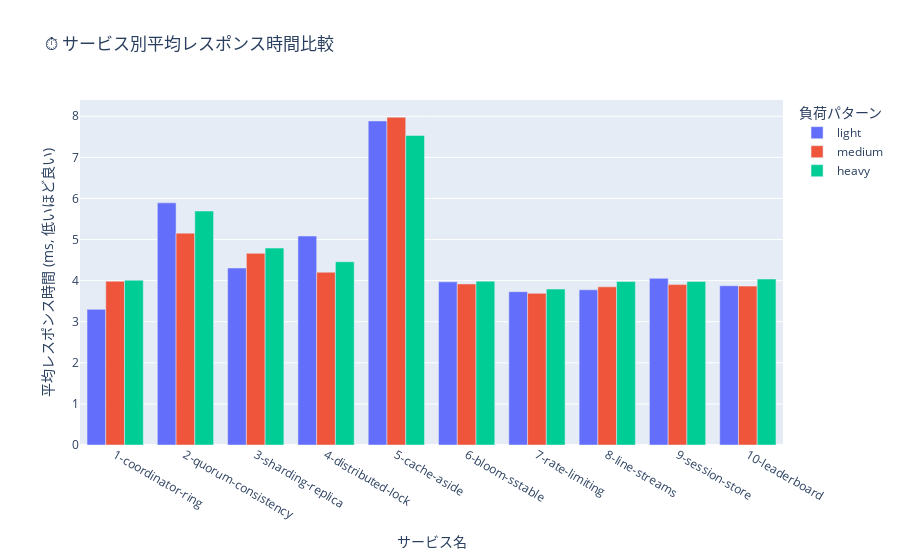

The notebook cell this image was saved under:
### Code cell
if df_results is not None:
    fig = px.bar(
        df_results,
        x='service_name',
        y='avg_response_time',
        color='pattern_name',
        barmode='group',
        title='⏱️ サービス別平均レスポンス時間比較',
        labels={'service_name': 'サービス名', 'avg_response_time': '平均レスポンス時間 (ms)', 'pattern_name': '負荷パターン'},
        category_orders={'pattern_name': ['light', 'medium', 'heavy']}
    )
    fig.update_layout(xaxis_title="サービス名", yaxis_title="平均レスポンス時間 (ms, 低いほど良い)")
    fig.show()
else:
    print("データがありません。")

### Figure 1 — Plotly figure (JSON) as saved in the notebook; plotly's stock layout.template omitted (floating-point values rounded to 4 significant figures)
{"data": [{"alignmentgroup": "True", "hovertemplate": "負荷パターン=light<br>サービス名=%{x}<br>平均レスポンス時間 (ms)=%{y}<extra></extra>", "legendgroup": "light", "marker": {"color": "#636efa", "pattern": {"shape": ""}}, "name": "light", "offsetgroup": "light", "orientation": "v", "showlegend": true, "textposition": "auto", "type": "bar", "x": ["1-coordinator-ring", "2-quorum-consistency", "3-sharding-replica", "4-distributed-lock", "5-cache-aside", "6-bloom-sstable", "7-rate-limiting", "8-line-streams", "9-session-store", "10-leaderboard"], "xaxis": "x", "y": [3.301, 5.893, 4.308, 5.085, 7.886, 3.971, 3.731, 3.777, 4.056, 3.875], "yaxis": "y"}, {"alignmentgroup": "True", "hovertemplate": "負荷パターン=medium<br>サービス名=%{x}<br>平均レスポンス時間 (ms)=%{y}<extra></extra>", "legendgroup": "medium", "marker": {"color": "#EF553B", "pattern": {"shape": ""}}, "name": "medium", "offsetgroup": "medium", "orientation": "v", "showlegend": true, "textposition": "auto", "type": "bar", "x": ["1-coordinator-ring", "2-quorum-consistency", "3-sharding-replica", "4-distributed-lock", "5-cache-aside", "6-bloom-sstable", "7-rate-limiting", "8-line-streams", "9-session-store", "10-leaderboard"], "xaxis": "x", "y": [3.986, 5.156, 4.665, 4.205, 7.977, 3.92, 3.691, 3.849, 3.904, 3.867], "yaxis": "y"}, {"alignmentgroup": "True", "hovertemplate": "負荷パターン=heavy<br>サービス名=%{x}<br>平均レスポンス時間 (ms)=%{y}<extra></extra>", "legendgroup": "heavy", "marker": {"color": "#00cc96", "pattern": {"shape": ""}}, "name": "heavy", "offsetgroup": "heavy", "orientation": "v", "showlegend": true, "textposition": "auto", "type": "bar", "x": ["1-coordinator-ring", "2-quorum-consistency", "3-sharding-replica", "4-distributed-lock", "5-cache-aside", "6-bloom-sstable", "7-rate-limiting", "8-line-streams", "9-session-store", "10-leaderboard"], "xaxis": "x", "y": [4.01, 5.695, 4.792, 4.46, 7.535, 3.987, 3.794, 3.978, 3.982, 4.039], "yaxis": "y"}], "layout": {"barmode": "group", "legend": {"title": {"text": "負荷パターン"}, "tracegroupgap": 0}, "title": {"text": "⏱️ サービス別平均レスポンス時間比較"}, "xaxis": {"anchor": "y", "domain": [0, 1], "title": {"text": "サービス名"}}, "yaxis": {"anchor": "x", "domain": [0, 1], "title": {"text": "平均レスポンス時間 (ms, 低いほど良い)"}}}}
